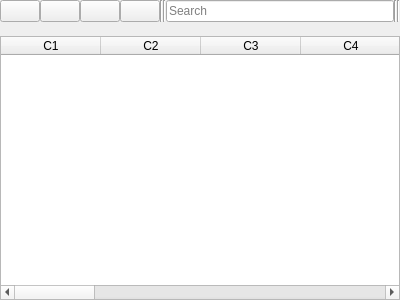
<?xml version="1.0" encoding="UTF-8"?>
<ui version="4.0">
 <class>Frame</class>
 <widget class="QFrame" name="Frame">
  <property name="geometry">
   <rect>
    <x>0</x>
    <y>0</y>
    <width>400</width>
    <height>300</height>
   </rect>
  </property>
  <property name="windowTitle">
   <string>Form</string>
  </property>
  <layout class="QVBoxLayout" name="verticalLayout">
   <property name="spacing">
    <number>0</number>
   </property>
   <property name="leftMargin">
    <number>0</number>
   </property>
   <property name="topMargin">
    <number>0</number>
   </property>
   <property name="rightMargin">
    <number>0</number>
   </property>
   <property name="bottomMargin">
    <number>0</number>
   </property>
   <item>
    <layout class="QHBoxLayout" name="horizontalLayout">
     <property name="spacing">
      <number>0</number>
     </property>
     <item>
      <widget class="QPushButton" name="pbAdd">
       <property name="text">
        <string/>
       </property>
      </widget>
     </item>
     <item>
      <widget class="QPushButton" name="pbEdit">
       <property name="text">
        <string/>
       </property>
      </widget>
     </item>
     <item>
      <widget class="QPushButton" name="pbDelete">
       <property name="text">
        <string/>
       </property>
      </widget>
     </item>
     <item>
      <widget class="QPushButton" name="pbView">
       <property name="text">
        <string/>
       </property>
      </widget>
     </item>
     <item>
      <widget class="Line" name="line">
       <property name="orientation">
        <enum>Qt::Vertical</enum>
       </property>
      </widget>
     </item>
     <item>
      <widget class="Line" name="line_2">
       <property name="orientation">
        <enum>Qt::Vertical</enum>
       </property>
      </widget>
     </item>
     <item>
      <widget class="QLineEdit" name="leSearch">
       <property name="placeholderText">
        <string>Search</string>
       </property>
      </widget>
     </item>
     <item>
      <widget class="Line" name="line_3">
       <property name="orientation">
        <enum>Qt::Vertical</enum>
       </property>
      </widget>
     </item>
     <item>
      <widget class="Line" name="line_4">
       <property name="orientation">
        <enum>Qt::Vertical</enum>
       </property>
      </widget>
     </item>
    </layout>
   </item>
   <item>
    <layout class="QVBoxLayout" name="verticalLayout_2">
     <item>
      <widget class="QLabel" name="lMessageList">
       <property name="text">
        <string/>
       </property>
       <property name="alignment">
        <set>Qt::AlignCenter</set>
       </property>
      </widget>
     </item>
    </layout>
   </item>
   <item>
    <layout class="QVBoxLayout" name="verticalLayout_3">
     <item>
      <widget class="QTableWidget" name="tableWidget">
       <column>
        <property name="text">
         <string>C1</string>
        </property>
       </column>
       <column>
        <property name="text">
         <string>C2</string>
        </property>
       </column>
       <column>
        <property name="text">
         <string>C3</string>
        </property>
       </column>
       <column>
        <property name="text">
         <string>C4</string>
        </property>
       </column>
       <column>
        <property name="text">
         <string>C5</string>
        </property>
       </column>
       <column>
        <property name="text">
         <string>C6</string>
        </property>
       </column>
       <column>
        <property name="text">
         <string>C7</string>
        </property>
       </column>
       <column>
        <property name="text">
         <string>C8</string>
        </property>
       </column>
       <column>
        <property name="text">
         <string>C9</string>
        </property>
       </column>
       <column>
        <property name="text">
         <string>C10</string>
        </property>
       </column>
       <column>
        <property name="text">
         <string>C11</string>
        </property>
       </column>
       <column>
        <property name="text">
         <string>C12</string>
        </property>
       </column>
       <column>
        <property name="text">
         <string>C13</string>
        </property>
       </column>
       <column>
        <property name="text">
         <string>C14</string>
        </property>
       </column>
      </widget>
     </item>
    </layout>
   </item>
  </layout>
 </widget>
 <resources/>
 <connections/>
</ui>
